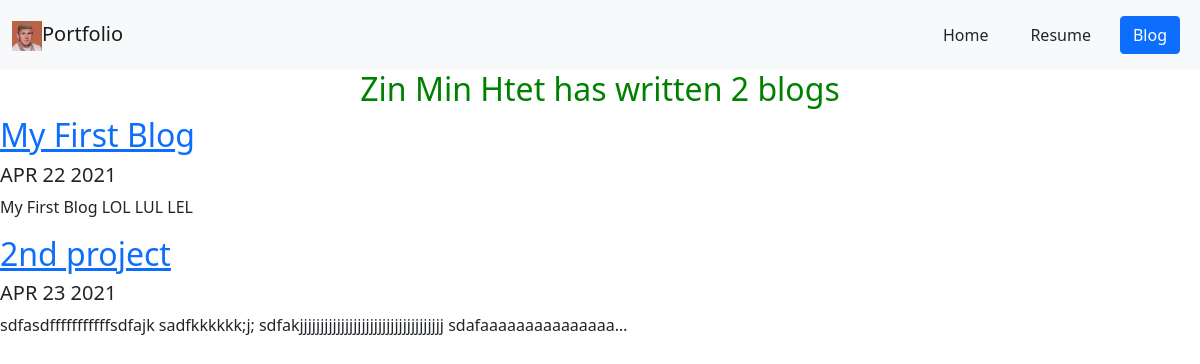
Screenshot of /blog/ with the database file from the repository.
### blog/models.py (models this page shows, shortened)
class blogProject(models.Model):
    title = models.CharField(max_length=200)
    date = models.DateField(auto_now=False,auto_now_add=False)
    description = models.TextField()

### blog/views.py (the view)
# urls.py: path('',views.blogHome,name='all_blogs'),
def blogHome(request):
    blogs = blogProject.objects.all()
    return render(request,'blog/blogHome.html',{'blogs':blogs})

### blog/templates/blog/blogHome.html
{% extends 'portfolio/base.html' %}
{% block content %}
<h2 style="text-align: center; color: green;">Zin Min Htet has written {{blogs.count}} blog{{ blogs.count|pluralize }}
</h2>
{% for blog in blogs %}
<a href="{% url 'blog:detail' blog.id %}">
    <h2>{{ blog.title }}</h2>
</a>
<h5>{{ blog.date|date:'M d Y'|upper}}</h5>
<p>{{ blog.description|truncatechars:100 }}</p>
{% endfor %}
{% endblock %}

### portfolio/static/portfolio/custom.css (style rules this page uses)
body { font-family: 'Karantina', cursive; }

### rows the page displays
blogProject: title "My First Blog", date "APR 22 2021", description "My First Blog LOL LUL LEL"
blogProject: title "2nd project", date "APR 23 2021", description "sdfasdfffffffffffsdfajk sadfkkkkkk;j; sdfakjjjjjjjjjjjjjjjjjjjjjjjjjjjjjjjjjjj sdafaaaaaaaaaaaaaaa…"

### other values shown
{{ blogs.count }} "2"
